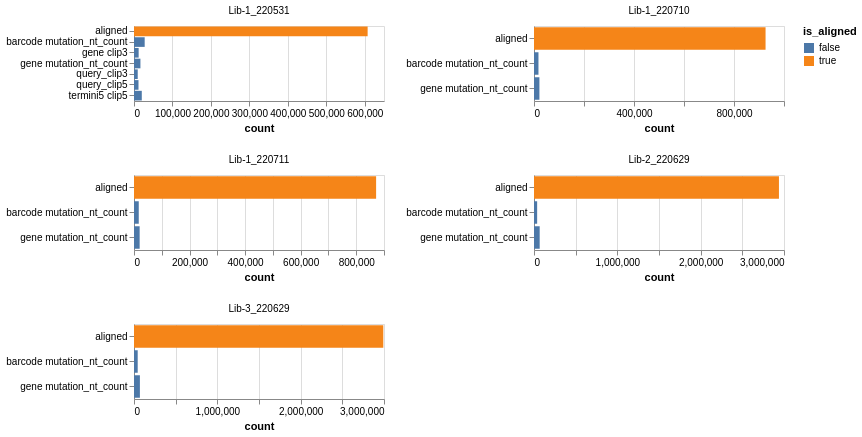

Here is the Vega-Lite specification saved for this chart:
### Vega-Lite specification from a JSON file in a GitHub repository (floating-point values rounded to 4 significant figures)
{"config": {"view": {"continuousWidth": 400, "continuousHeight": 300}}, "data": {"name": "data-c8a74fb79497353455f0d858d69d4cb4"}, "mark": "bar", "encoding": {"color": {"field": "is_aligned", "type": "nominal"}, "facet": {"columns": 2, "field": "pacbioRun", "title": null, "type": "nominal"}, "tooltip": [{"field": "pacbioRun", "type": "nominal"}, {"field": "filter_reason", "type": "nominal"}, {"field": "count", "type": "quantitative"}, {"field": "total_counts", "type": "quantitative"}, {"field": "frac_counts", "type": "quantitative"}], "x": {"field": "count", "type": "quantitative"}, "y": {"axis": {"title": null}, "field": "filter_reason", "type": "nominal"}}, "height": 75, "resolve": {"scale": {"x": "independent", "y": "independent"}}, "transform": [{"filter": "(datum.frac_counts > 0.01)"}, {"calculate": "(datum.filter_reason === 'aligned')", "as": "is_aligned"}], "width": 250, "$schema": "https://vega.github.io/schema/vega-lite/v5.json", "datasets": {"data-c8a74fb79497353455f0d858d69d4cb4": [{"pacbioRun": "Lib-1_220531", "filter_reason": "barcode clip3", "count": 1005, "total_counts": 725265, "frac_counts": 0.001386}, {"pacbioRun": "Lib-1_220531", "filter_reason": "barcode mutation_nt_count", "count": 27767, "total_counts": 725265, "frac_counts": 0.03829}, {"pacbioRun": "Lib-1_220531", "filter_reason": "gene clip3", "count": 12099, "total_counts": 725265, "frac_counts": 0.01668}, {"pacbioRun": "Lib-1_220531", "filter_reason": "gene mutation_nt_count", "count": 16703, "total_counts": 725265, "frac_counts": 0.02303}, {"pacbioRun": "Lib-1_220531", "filter_reason": "query_clip3", "count": 9682, "total_counts": 725265, "frac_counts": 0.01335}, {"pacbioRun": "Lib-1_220531", "filter_reason": "query_clip5", "count": 11684, "total_counts": 725265, "frac_counts": 0.01611}, {"pacbioRun": "Lib-1_220531", "filter_reason": "termini3 clip3", "count": 3431, "total_counts": 725265, "frac_counts": 0.004731}, {"pacbioRun": "Lib-1_220531", "filter_reason": "termini3 mutation_nt_count", "count": 4992, "total_counts": 725265, "frac_counts": 0.006883}, {"pacbioRun": "Lib-1_220531", "filter_reason": "termini5 clip5", "count": 20247, "total_counts": 725265, "frac_counts": 0.02792}, {"pacbioRun": "Lib-1_220531", "filter_reason": "termini5 mutation_nt_count", "count": 3702, "total_counts": 725265, "frac_counts": 0.005104}, {"pacbioRun": "Lib-1_220531", "filter_reason": "variant_tag3 mutation_nt_count", "count": 4155, "total_counts": 725265, "frac_counts": 0.005729}, {"pacbioRun": "Lib-1_220531", "filter_reason": "variant_tag5 mutation_nt_count", "count": 2346, "total_counts": 725265, "frac_counts": 0.003235}, {"pacbioRun": "Lib-1_220710", "filter_reason": "barcode clip3", "count": 578, "total_counts": 1006376, "frac_counts": 0.0005743}, {"pacbioRun": "Lib-1_220710", "filter_reason": "barcode mutation_nt_count", "count": 17868, "total_counts": 1006376, "frac_counts": 0.01775}, {"pacbioRun": "Lib-1_220710", "filter_reason": "gene clip3", "count": 5644, "total_counts": 1006376, "frac_counts": 0.005608}, {"pacbioRun": "Lib-1_220710", "filter_reason": "gene mutation_nt_count", "count": 21677, "total_counts": 1006376, "frac_counts": 0.02154}, {"pacbioRun": "Lib-1_220710", "filter_reason": "query_clip3", "count": 3932, "total_counts": 1006376, "frac_counts": 0.003907}, {"pacbioRun": "Lib-1_220710", "filter_reason": "query_clip5", "count": 4542, "total_counts": 1006376, "frac_counts": 0.004513}, {"pacbioRun": "Lib-1_220710", "filter_reason": "termini3 clip3", "count": 2442, "total_counts": 1006376, "frac_counts": 0.002427}, {"pacbioRun": "Lib-1_220710", "filter_reason": "termini3 mutation_nt_count", "count": 5755, "total_counts": 1006376, "frac_counts": 0.005719}, {"pacbioRun": "Lib-1_220710", "filter_reason": "termini5 clip5", "count": 7677, "total_counts": 1006376, "frac_counts": 0.007628}, {"pacbioRun": "Lib-1_220710", "filter_reason": "termini5 mutation_nt_count", "count": 4473, "total_counts": 1006376, "frac_counts": 0.004445}, {"pacbioRun": "Lib-1_220710", "filter_reason": "variant_tag3 mutation_nt_count", "count": 4014, "total_counts": 1006376, "frac_counts": 0.003989}, {"pacbioRun": "Lib-1_220710", "filter_reason": "variant_tag5 mutation_nt_count", "count": 1543, "total_counts": 1006376, "frac_counts": 0.001533}, {"pacbioRun": "Lib-1_220711", "filter_reason": "barcode clip3", "count": 470, "total_counts": 947399, "frac_counts": 0.0004961}, {"pacbioRun": "Lib-1_220711", "filter_reason": "barcode mutation_nt_count", "count": 17120, "total_counts": 947399, "frac_counts": 0.01807}, {"pacbioRun": "Lib-1_220711", "filter_reason": "gene clip3", "count": 5380, "total_counts": 947399, "frac_counts": 0.005679}, {"pacbioRun": "Lib-1_220711", "filter_reason": "gene mutation_nt_count", "count": 20333, "total_counts": 947399, "frac_counts": 0.02146}, {"pacbioRun": "Lib-1_220711", "filter_reason": "query_clip3", "count": 3484, "total_counts": 947399, "frac_counts": 0.003677}, {"pacbioRun": "Lib-1_220711", "filter_reason": "query_clip5", "count": 3954, "total_counts": 947399, "frac_counts": 0.004174}, {"pacbioRun": "Lib-1_220711", "filter_reason": "termini3 clip3", "count": 2318, "total_counts": 947399, "frac_counts": 0.002447}, {"pacbioRun": "Lib-1_220711", "filter_reason": "termini3 mutation_nt_count", "count": 5680, "total_counts": 947399, "frac_counts": 0.005995}, {"pacbioRun": "Lib-1_220711", "filter_reason": "termini5 clip5", "count": 7126, "total_counts": 947399, "frac_counts": 0.007522}, {"pacbioRun": "Lib-1_220711", "filter_reason": "termini5 mutation_nt_count", "count": 4385, "total_counts": 947399, "frac_counts": 0.004628}, {"pacbioRun": "Lib-1_220711", "filter_reason": "variant_tag3 mutation_nt_count", "count": 3941, "total_counts": 947399, "frac_counts": 0.00416}, {"pacbioRun": "Lib-1_220711", "filter_reason": "variant_tag5 mutation_nt_count", "count": 1608, "total_counts": 947399, "frac_counts": 0.001697}, {"pacbioRun": "Lib-2_220629", "filter_reason": "barcode clip3", "count": 1702, "total_counts": 3176999, "frac_counts": 0.0005357}, {"pacbioRun": "Lib-2_220629", "filter_reason": "barcode mutation_nt_count", "count": 37748, "total_counts": 3176999, "frac_counts": 0.01188}, {"pacbioRun": "Lib-2_220629", "filter_reason": "gene clip3", "count": 17387, "total_counts": 3176999, "frac_counts": 0.005473}, {"pacbioRun": "Lib-2_220629", "filter_reason": "gene mutation_nt_count", "count": 68220, "total_counts": 3176999, "frac_counts": 0.02147}, {"pacbioRun": "Lib-2_220629", "filter_reason": "query_clip3", "count": 16597, "total_counts": 3176999, "frac_counts": 0.005224}, {"pacbioRun": "Lib-2_220629", "filter_reason": "query_clip5", "count": 18192, "total_counts": 3176999, "frac_counts": 0.005726}, {"pacbioRun": "Lib-2_220629", "filter_reason": "termini3 clip3", "count": 5098, "total_counts": 3176999, "frac_counts": 0.001605}, {"pacbioRun": "Lib-2_220629", "filter_reason": "termini3 mutation_nt_count", "count": 18710, "total_counts": 3176999, "frac_counts": 0.005889}, {"pacbioRun": "Lib-2_220629", "filter_reason": "termini5 clip5", "count": 23667, "total_counts": 3176999, "frac_counts": 0.007449}, {"pacbioRun": "Lib-2_220629", "filter_reason": "termini5 mutation_nt_count", "count": 16067, "total_counts": 3176999, "frac_counts": 0.005057}, {"pacbioRun": "Lib-2_220629", "filter_reason": "variant_tag3 mutation_nt_count", "count": 9914, "total_counts": 3176999, "frac_counts": 0.003121}, {"pacbioRun": "Lib-2_220629", "filter_reason": "variant_tag5 mutation_nt_count", "count": 4297, "total_counts": 3176999, "frac_counts": 0.001353}, {"pacbioRun": "Lib-3_220629", "filter_reason": "barcode clip3", "count": 1559, "total_counts": 3228613, "frac_counts": 0.0004829}, {"pacbioRun": "Lib-3_220629", "filter_reason": "barcode mutation_nt_count", "count": 44417, "total_counts": 3228613, "frac_counts": 0.01376}, {"pacbioRun": "Lib-3_220629", "filter_reason": "gene clip3", "count": 14789, "total_counts": 3228613, "frac_counts": 0.004581}, {"pacbioRun": "Lib-3_220629", "filter_reason": "gene mutation_nt_count", "count": 70697, "total_counts": 3228613, "frac_counts": 0.0219}, {"pacbioRun": "Lib-3_220629", "filter_reason": "query_clip3", "count": 14531, "total_counts": 3228613, "frac_counts": 0.004501}, {"pacbioRun": "Lib-3_220629", "filter_reason": "query_clip5", "count": 17614, "total_counts": 3228613, "frac_counts": 0.005456}, {"pacbioRun": "Lib-3_220629", "filter_reason": "termini3 clip3", "count": 4698, "total_counts": 3228613, "frac_counts": 0.001455}, {"pacbioRun": "Lib-3_220629", "filter_reason": "termini3 mutation_nt_count", "count": 13716, "total_counts": 3228613, "frac_counts": 0.004248}, {"pacbioRun": "Lib-3_220629", "filter_reason": "termini5 clip5", "count": 23455, "total_counts": 3228613, "frac_counts": 0.007265}, {"pacbioRun": "Lib-3_220629", "filter_reason": "termini5 mutation_nt_count", "count": 16135, "total_counts": 3228613, "frac_counts": 0.004998}, {"pacbioRun": "Lib-3_220629", "filter_reason": "variant_tag3 mutation_nt_count", "count": 13159, "total_counts": 3228613, "frac_counts": 0.004076}, {"pacbioRun": "Lib-3_220629", "filter_reason": "variant_tag5 mutation_nt_count", "count": 2210, "total_counts": 3228613, "frac_counts": 0.0006845}, {"pacbioRun": "Lib-1_220531", "filter_reason": "aligned", "count": 607452, "total_counts": 725265, "frac_counts": 0.8376}, {"pacbioRun": "Lib-1_220710", "filter_reason": "aligned", "count": 926231, "total_counts": 1006376, "frac_counts": 0.9204}, {"pacbioRun": "Lib-1_220711", "filter_reason": "aligned", "count": 871600, "total_counts": 947399, "frac_counts": 0.92}, {"pacbioRun": "Lib-2_220629", "filter_reason": "aligned", "count": 2939400, "total_counts": 3176999, "frac_counts": 0.9252}, {"pacbioRun": "Lib-3_220629", "filter_reason": "aligned", "count": 2991633, "total_counts": 3228613, "frac_counts": 0.9266}]}}
